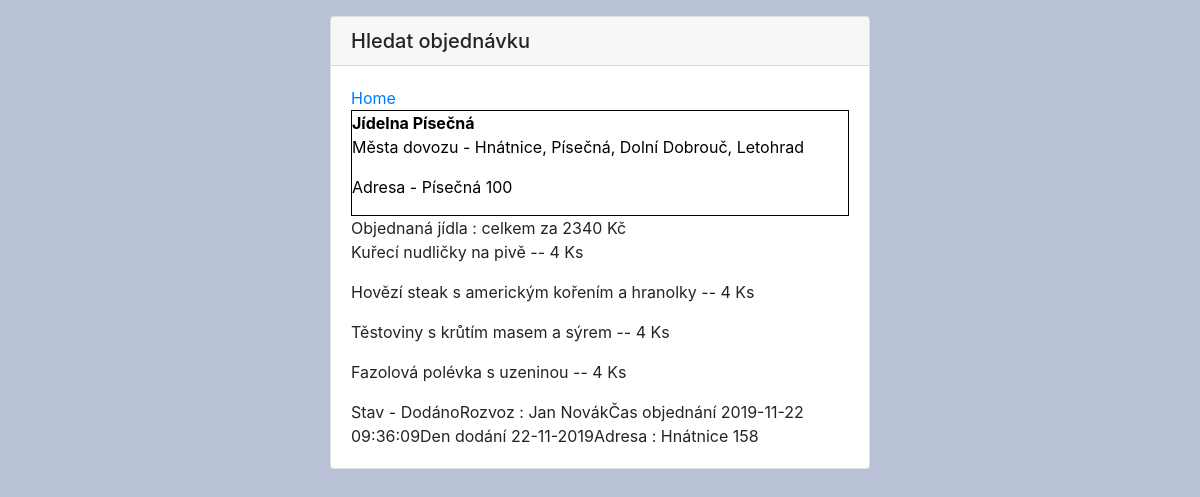
Page /jidlo/objednavka?obj=2 (signed in) on the committed database.
### tables this page shows
CREATE TABLE `jidelna` (
  `id` int(11) NOT NULL AUTO_INCREMENT,
  `nazev` varchar(200) NOT NULL,
  `mesto` varchar(100) NOT NULL,
  `adresa` varchar(200) NOT NULL,
  `operator` int(11) DEFAULT NULL,
  `stav` bit(1) NOT NULL DEFAULT b'0',
  PRIMARY KEY (`id`),
  KEY `mesto` (`mesto`),
  KEY `operator` (`operator`),
  CONSTRAINT `jidelna_ibfk_3` FOREIGN KEY (`mesto`) REFERENCES `mesta` (`Nazev`),
  CONSTRAINT `jidelna_ibfk_4` FOREIGN KEY (`operator`) REFERENCES `user` (`id`) ON UPDATE CASCADE
);

CREATE TABLE `objednavka` (
  `id` int(11) NOT NULL AUTO_INCREMENT,
  `user` int(11) NOT NULL,
  `stav` varchar(150) NOT NULL DEFAULT 'Čekání',
  `ridic` int(11) DEFAULT NULL,
  `cena` int(11) NOT NULL,
  `cas_objednani` timestamp NOT NULL ON UPDATE CURRENT_TIMESTAMP,
  `den_dodani` date NOT NULL,
  `mesto` varchar(100) NOT NULL,
  `adresa` varchar(200) NOT NULL,
  `jidelna` int(11) NOT NULL,
  `kod` int(11) DEFAULT NULL,
  PRIMARY KEY (`id`),
  KEY `user` (`user`),
  KEY `ridic` (`ridic`),
  KEY `mesto` (`mesto`),
  KEY `jidelna` (`jidelna`),
  CONSTRAINT `objednavka_ibfk_1` FOREIGN KEY (`user`) REFERENCES `user` (`id`),
  CONSTRAINT `objednavka_ibfk_2` FOREIGN KEY (`ridic`) REFERENCES `user` (`id`),
  CONSTRAINT `objednavka_ibfk_3` FOREIGN KEY (`mesto`) REFERENCES `mesta` (`Nazev`),
  CONSTRAINT `objednavka_ibfk_4` FOREIGN KEY (`jidelna`) REFERENCES `jidelna` (`id`)
);

CREATE TABLE `objednana_jidla` (
  `id` int(11) NOT NULL AUTO_INCREMENT,
  `objednavka` int(11) NOT NULL,
  `jidlo` int(11) NOT NULL,
  `pocet` int(11) NOT NULL,
  PRIMARY KEY (`id`),
  KEY `objednavka` (`objednavka`),
  KEY `jidlo` (`jidlo`),
  CONSTRAINT `objednana_jidla_ibfk_3` FOREIGN KEY (`objednavka`) REFERENCES `objednavka` (`id`) ON DELETE CASCADE,
  CONSTRAINT `objednana_jidla_ibfk_4` FOREIGN KEY (`jidlo`) REFERENCES `jidlo` (`id`) ON DELETE CASCADE
);

CREATE TABLE `jidlo` (
  `id` int(11) NOT NULL AUTO_INCREMENT,
  `nazev` varchar(200) NOT NULL,
  `popis` text NOT NULL,
  `typ` varchar(100) NOT NULL,
  `ob` varchar(200) DEFAULT NULL,
  `cena` int(11) DEFAULT NULL,
  PRIMARY KEY (`id`)
);

CREATE TABLE `user` (
  `id` int(11) NOT NULL AUTO_INCREMENT,
  `jmeno` varchar(150) DEFAULT NULL,
  `prijmeni` varchar(150) DEFAULT NULL,
  `email` varchar(200) NOT NULL,
  `password` varchar(200) DEFAULT NULL,
  `mesto` varchar(100) DEFAULT NULL,
  `adresa` varchar(200) DEFAULT NULL,
  `telefon` int(11) DEFAULT NULL,
  `prava` int(11) NOT NULL DEFAULT '5',
  PRIMARY KEY (`id`),
  KEY `prava` (`prava`),
  KEY `mesto` (`mesto`),
  CONSTRAINT `user_ibfk_4` FOREIGN KEY (`prava`) REFERENCES `prava` (`id`),
  CONSTRAINT `user_ibfk_5` FOREIGN KEY (`mesto`) REFERENCES `mesta` (`Nazev`) ON DELETE SET NULL ON UPDATE CASCADE
);

### functions.php (called while the page is built, shortened)
<?php
function dbconnect(){
	$db = new mysqli("localhost","methack","heslo","iis_jidelna");
    $db->set_charset("UTF8");
    return $db;
}
function getMestaDovozu(int $id){
    $sql = "SELECT mesto FROM mesta_dovozu WHERE jidelna = $id";
    $db = dbconnect();
    $mesta_dovozu = "";
    $prvni = true;
    $load_mesta_dovozu = $db->query($sql);
    if($load_mesta_dovozu->num_rows>0){
        while($row = $load_mesta_dovozu->fetch_assoc()){
            if($prvni){
                $mesta_dovozu = $row['mesto'];
                $prvni = false;
            }else{
                $mesta_dovozu = $mesta_dovozu.", ".$row['mesto'];
            }
        }
    }
    return $mesta_dovozu == "" ? "-" : $mesta_dovozu;
}
function dateDTH(string $a){
    $rok = substr($a, 0, 4);
    $mes = substr($a, 5, 2);
    $den = substr($a, 8, 2);
    return "$den-$mes-$rok";
}
?>

### jidlo/objednavka.php (the view, shortened to what this page needs)
<?php
include '../functions.php';
?>
<!DOCTYPE html>
<html>
	<head>
        <link rel="stylesheet" href="https://stackpath.bootstrapcdn.com/bootstrap/4.4.0/css/bootstrap.min.css">
        <link rel="stylesheet" href="../styles/styles.css">
	</head>
	<body class="container">
    <main class="row justify-content-md-center">
      <section class="col col-md-6 mt-sm-3">
        <div class="card">
          <h5 class="card-header">Hledat objednávku</h5>
            <div class="card-body">
                <a href="../index.php">Home</a>
                <?php
                    if(isset($_GET['obj'])){
                        if(filter_input(INPUT_GET, "obj", FILTER_VALIDATE_INT))
                            $obj = filter_input(INPUT_GET, "obj", FILTER_SANITIZE_NUMBER_INT);
                        else
                            echo "Špatné číslo objednávky";
                    }else if(isset($_GET['kod'])){
                        if(filter_input(INPUT_GET, "kod", FILTER_VALIDATE_INT))
                            $kod = filter_input(INPUT_GET, "kod", FILTER_SANITIZE_NUMBER_INT);
                        else
                            echo "Špatný kód objednávky";
                    }
                    if(isset($obj)){
                        $db = dbconnect();
                        $userId = $_SESSION['id'];
                        $sql_kontrola = "SELECT id FROM objednavka WHERE id = $obj AND user = $userId";
                        $kontrola = $db->query($sql_kontrola);
                        if($kontrola->num_rows>0 || $_SESSION['prava'] <= 3){
                            loadObj($obj, 0);
                        }else{
                            echo "Nemáte právo zobrazovat tuto objednávku";
                        }
                    }else if(isset($kod)){
                        loadObj(0, $kod);
                    }
                    function loadObj($obj, $kod){
                        $db = dbconnect();
                        if($kod == 0)
                            $sql_obj = "SELECT id, user, stav, ridic, cena, cas_objednani, den_dodani, mesto, adresa, jidelna FROM objednavka WHERE id = $obj";
                        else
                            $sql_obj = "SELECT id, user, stav, ridic, cena, cas_objednani, den_dodani, mesto, adresa, jidelna FROM objednavka WHERE kod = $kod";
                        if($obje = $db->prepare($sql_obj)){
                            $obje->execute();
                            $obje->bind_result($obj, $user, $stav, $ridic, $cena, $cas_objednani, $den_dodani, $mestoobj, $adresaobj, $jidelna);
                            if($obje->fetch()){
                                $sql = "SELECT nazev, adresa, mesto FROM jidelna WHERE id = $jidelna AND stav = 1";
                                if($jidelny = $db->prepare($sql)){
                                    $jidelny->execute();
                                    $jidelny->bind_result($nazev, $adresa, $mesto);
                                    if($jidelny->fetch()){
                                        echo "<a href='./jidelnicek.php?jidelna=$jidelna' style='text-decoration : none; color: black;'><div style='border : 1px solid black;'>";
                                        echo "<b>$nazev</b>";
                                        echo "<p>Města dovozu - ".getMestaDovozu($jidelna)."</p>";
                                        echo "<p>Adresa - $mesto $adresa</p>";
                                        echo "</div></a>";
                                    }else{
                                        echo "Nepodařilo se načíst jídelnu";
                                    }
                                }else{
                                    echo "Nepodařilo se načíst jídelnu";
                                }
                                echo "Objednaná jídla : celkem za $cena Kč";
                                $sql_obj_jidl = "SELECT jidlo, pocet FROM objednana_jidla WHERE objednavka = $obj";
                                $obj_jidla = $db->query($sql_obj_jidl);
                                if($obj_jidla->num_rows>0){
                                    while($row = $obj_jidla->fetch_assoc()){
                                        $sql_jidlo_info = "SELECT nazev FROM jidlo WHERE id = ".$row['jidlo'];
                                        $jidlo_info = $db->prepare($sql_jidlo_info);
                                        $jidlo_info->execute();
                                        $jidlo_info->bind_result($nazev);
                                        if($jidlo_info->fetch()){
                                            echo "<p>$nazev -- ".$row['pocet']." Ks</p>";
                                        }
                                    }
                                }
                                echo "Stav - $stav";
                                $sql_ridic = "SELECT jmeno, prijmeni FROM user WHERE id = $ridic";
                                if($ridic = $db->prepare($sql_ridic)){
                                    $ridic->execute();
                                    $ridic->bind_result($jmeno, $prijmeni);
                                    if($ridic->fetch()){
                                        echo "Rozvoz : $jmeno $prijmeni";
                                    }
                                }
                                echo "Čas objednání $cas_objednani";
                                echo "Den dodání ".dateDTH($den_dodani)."";
                                echo "Adresa : $mestoobj $adresaobj";
                            }else{
                                if($kod == 0)
                                    echo "Objednávka s tímto číslem neexistuje";
                                else
                                    echo "Objednávka s tímto kódem neexistuje";
                            }
                        }
                    }
                    ?>
          </div>
        </div>
      </section>
    </main>
	</body>
</html>

### styles/styles.css (style rules this page uses)
body { background: rgb(185, 193, 214); }

### rows in the picture
jidelna: nazev "Jídelna Písečná", mesto "Písečná", adresa "100"
objednavka: cena "2340", stav "Dodáno", cas_objednani "2019-11-22 09:36:09", den_dodani "22-11-2019", mesto "Hnátnice", adresa "158"
objednana_jidla: jidlo.nazev "Kuřecí nudličky na pivě", pocet "4"
objednana_jidla: jidlo.nazev "Hovězí steak s americkým kořením a hranolky", pocet "4"
objednana_jidla: jidlo.nazev "Těstoviny s krůtím masem a sýrem", pocet "4"
objednana_jidla: jidlo.nazev "Fazolová polévka s uzeninou", pocet "4"
user: jmeno "Jan", prijmeni "Novák"

### other values in the picture
getMestaDovozu($jidelna) "Hnátnice, Písečná, Dolní Dobrouč, Letohrad"
